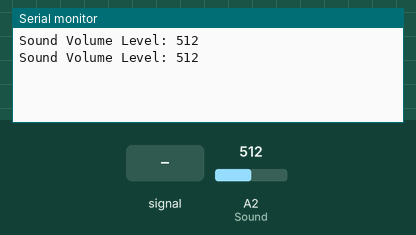
Simulated run of this sketch. Board: Arduino Uno, built with avr-gcc and run on an emulated ATmega328P. Parts: the last lines printed to the serial monitor. Inputs (shaded band) come from the test bench; at power-on: A2 (Sound) = 512.

Above: at 1.8 s.
1.9 s: A2 (Sound) fed a 200 Hz sine of ±81 counts around its level
At 2.4 s:
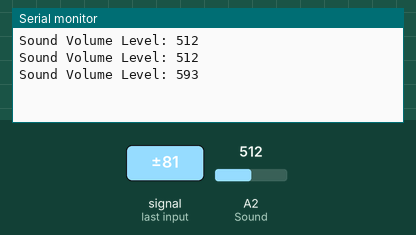
3.4 s: A2 (Sound) set to 716
At 4.7 s:
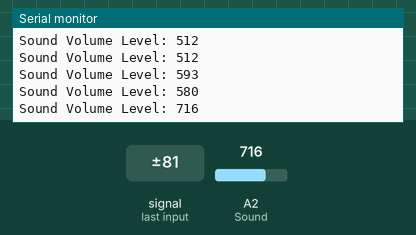
4.9 s: A2 (Sound) fed a 1000 Hz sine of ±255 counts around its level
At 5.8 s:
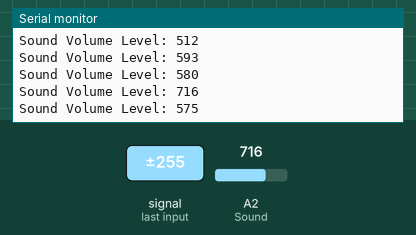
6.4 s: A2 (Sound) set to 900
At 7.5 s:
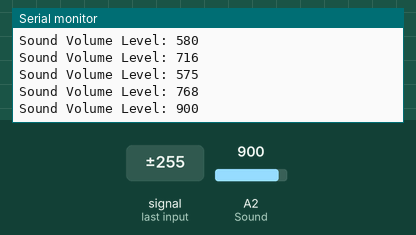
Timing chart, 0 to 8.9 s (numbered marks = the images above; inputs shaded):
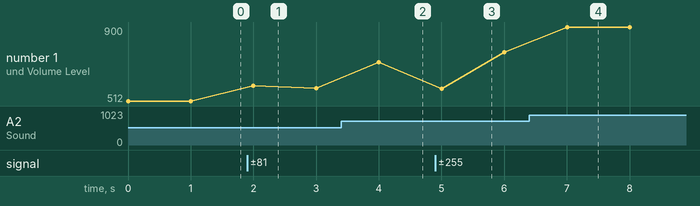

The sketch:

TestingSound.ino
```cpp
//Defining Global Variables
// Rmb to change your Sound port to the correct one:
int Sound = A2;

void setup() {


// active the Serial Monitor
 Serial.begin(9600);

}

void loop() {
  // define the Sound sensor readings as SoundVal
int SoundVal= analogRead(Sound);

 // print on Serial Monitor the outputs of the sound sensors
  Serial.print("Sound Volume Level: ");
  Serial.println(SoundVal);

 //delay loop by 1 second; you can delete this if you want more responsive reading
  delay(1000);
}
```

Measured:
- after the input at 1.9 s, the serial monitor: prints a new line after 0.10 s (image 1)
- after the input at 3.4 s, the serial monitor: prints a new line after 0.60 s (image 2)
- after the input at 4.9 s, the serial monitor: prints a new line after 0.10 s (image 3)
- after the input at 6.4 s, the serial monitor: prints a new line after 0.60 s (image 4)
- plotted number 1: 512 → 580 after the input at 1.9 s, 580 → 716 after the input at 3.4 s, 716 → 768 after the input at 4.9 s, 768 → 900 after the input at 6.4 s
